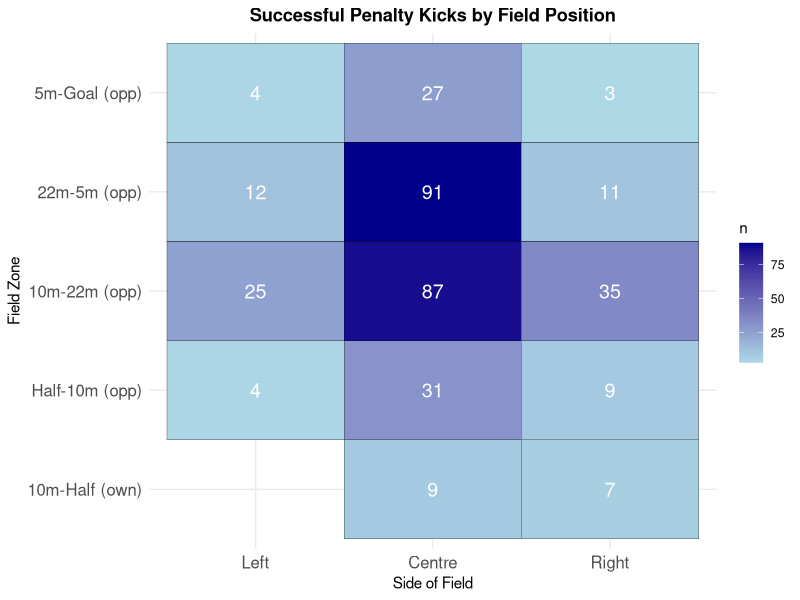
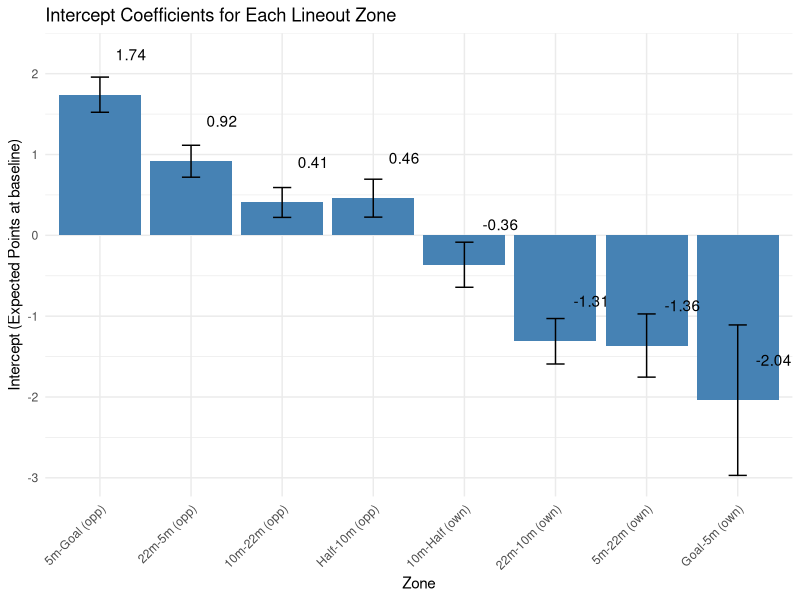
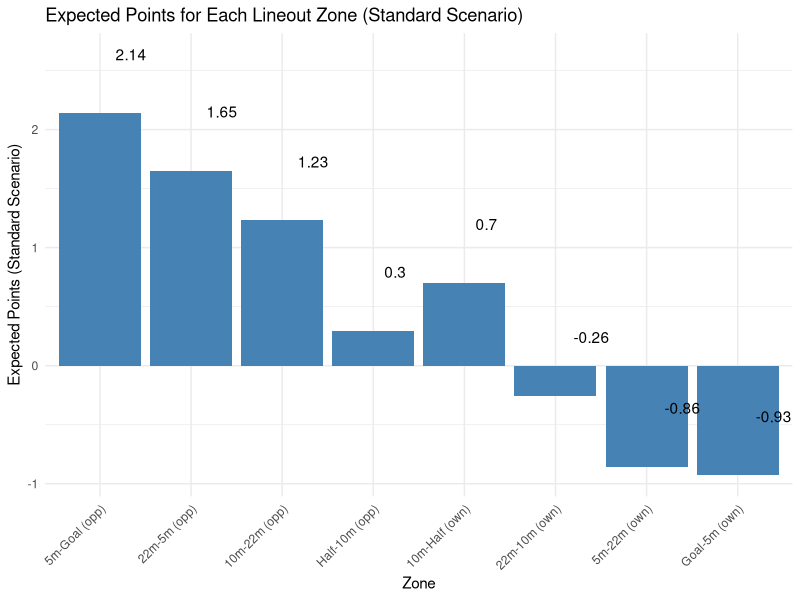

Generate these figures, in order, with R: (Note: this script raises an error after producing the figures.)
##################
### REFERENCES ###
##################

# setwd("/Users/kennywatts/Documents/GitHub/Rugby-Expected-Points/")

## Links to Article
# https://www.data-ruck.com/blog/predicting-kicks-outcome/
# https://journals.sagepub.com/doi/10.1177/22150218251365220

## Data Download Link
# https://zenodo.org/api/records/13851563/files-archive

# Goal Kicking Data
# https://www.sciencedirect.com/science/article/pii/S1440244014000255


################
### PACKAGES ###
################

# install.packages("patchwork")
library(patchwork)

# install.packages("stringr")
library(stringr)

# install.packages("tidyverse")
library(tidyverse)

# install.packages("dplyr")
library(dplyr)

#################
### DATA LOAD ###
#################

# run from project directory (or within .Rproj)
phase_data = read_csv("data/phase_2018-19.csv")
# preview data
head(phase_data)

########################
### DATA EXPLORATION ###
########################

# location where the phase began, determined determined by the metre lines dividing the pitch
unique(phase_data$Location)

# period between subsequent rucks
unique(phase_data$Phase)

# location on the pitch where the phase began, determined by the lineout lines dividing the pitch
unique(phase_data$Side)

# how did the play start?
unique(phase_data$Play_Start)

# upon scoring, the event was assigned to all phases since the previous scoring event
unique(phase_data$Outcome)

# points difference (I'm assuming for whoever has possession of the ball)
## oftentimes this is from perspective of the home team, but if it flips back and forth w/ possession then you're right
unique(phase_data$Points_Difference)

# phase data including cards

phase_data_cards <- phase_data

# remove instances when cards occur
phase_data <- phase_data %>%
  filter(
    Red_Cards_Own == 0,
    Red_Cards_Opp == 0,
    Yellow_Cards_Own == 0,
    Yellow_Cards_Opp == 0
  ) %>%
  select(-Red_Cards_Own, -Red_Cards_Opp, -Yellow_Cards_Own, -Yellow_Cards_Opp)

# get restarts
restarts <- phase_data %>%
  filter(Play_Start == "Restart Kick", Phase ==1)

# list of unique restart locations
unique(restarts$Location)

# successfulpenalty kicks and locations
successful_penalty_kicks <- phase_data %>%
  arrange(ID) %>% 
  mutate(
    prev_location = lag(Location),          # previous play location
    prev_team = lag(Team_In_Poss),          # previous team in possession
    prev_side = lag(Side),                  # previous side
    score_change = Points_Difference - lag(Points_Difference),
    
    # flip certain "own" zones to "opp"
    prev_location = case_when(
      prev_location == "Goal-5m (own)"   ~ "5m-Goal (opp)",
      prev_location == "5m-22m (own)"    ~ "22m-5m (opp)",
      prev_location == "22m-10m (own)"   ~ "10m-22m (opp)",
      TRUE ~ prev_location
    )
  ) %>%
  # isolate for 3-point scores
  filter(
    abs(score_change) == 3
  ) %>%
  select(ID, Round, Home, Away, Location, prev_location, prev_team, prev_side, Points_Difference, Outcome)
# preview data
print(successful_penalty_kicks)


# mapping successful penalty kicks

zone_levels <- c("Goal-5m (own)", "5m-22m (own)", "22m-10m (own)", "10m-Half (own)",
                 "Half-10m (opp)", "10m-22m (opp)", "22m-5m (opp)", "5m-Goal (opp)")

successful_penalty_kicks <- successful_penalty_kicks %>%
  mutate(
    prev_location = factor(prev_location, levels = zone_levels),
    prev_side = factor(prev_side, levels = c("Left", "Centre", "Right"))
  )

field_counts <- successful_penalty_kicks %>%
  count(prev_location, prev_side)

p1 <- ggplot(field_counts, aes(x = prev_side, y = prev_location, fill = n)) +
  geom_tile(color = "black") +
  geom_text(aes(label = n), color = "white", size = 5) +
  scale_fill_gradient(low = "lightblue", high = "darkblue") +
  labs(title = "Successful Penalty Kicks by Field Position",
       x = "Side of Field",
       y = "Field Zone") +
  theme_minimal() +
  theme(
    axis.text.x = element_text(size = 12),
    axis.text.y = element_text(size = 12),
    plot.title = element_text(hjust = 0.5, face = "bold")
  )

ggsave("plots/penalty_kicks_by_position.png", p1, width = 10, height = 8, dpi = 300)

# expected points of lineout in different locations

phase_data <- phase_data %>%
  mutate(
    # extract signed numbers inside parentheses: (+3), (-3), etc.
    points = str_extract(Outcome, "[-+]?\\d+") %>% as.numeric(),
    
    # handle cases with no number (e.g. "no score", turnovers)
    points = ifelse(is.na(points), 0, points)
  )

zones <- c(
  "5m-Goal (opp)",
  "22m-5m (opp)",
  "10m-22m (opp)",
  "Half-10m (opp)",
  "10m-Half (own)",
  "22m-10m (own)",
  "5m-22m (own)",
  "Goal-5m (own)"
)

lineouts_clean <- phase_data %>%
  filter(
    Play_Start == "Lineout",
    Location %in% zones,
    Phase == 1
  ) %>%
  arrange(Round, Home, Away, Team_In_Poss, desc(Seconds_Remaining))

expected_points_by_zone <- lineouts_clean %>%
  group_by(Location) %>%
  summarise(
    n_phases = n(),
    avg_points = mean(points, na.rm = TRUE),
    total_points = sum(points, na.rm = TRUE),
    .groups = "drop"
)

print(expected_points_by_zone)

#####
# Expected points using linear regression
#####

last_play <- phase_data_cards %>%
  group_by(Round, Home, Away) %>%
  filter(ID == max(ID)) %>%
  ungroup() %>%
  mutate(
    last_play_points = str_extract(Outcome, "[-+]?\\d+") %>% as.numeric(),
    last_play_points = ifelse(is.na(last_play_points), 0, last_play_points),
    
    Score_Change = last_play_points,
    
    Final_Points_Difference = Points_Difference + Score_Change,
    Final_Points_Diff_Home = if_else(Team_In_Poss == "Home",
                                     Final_Points_Difference,
                                     -Final_Points_Difference)
)

# making win percentage column

matches <- last_play %>%
  select(Round, Home, Away, Final_Points_Diff_Home) %>%
  distinct()

team_games <- matches %>%
  pivot_longer(cols = c(Home, Away),
               names_to = "Side",
               values_to = "Team") %>%
  mutate(
    Win = case_when(
      Side == "Home" & Final_Points_Diff_Home > 0 ~ 1,
      Side == "Home" & Final_Points_Diff_Home <= 0 ~ 0,
      Side == "Away" & Final_Points_Diff_Home < 0 ~ 1,
      Side == "Away" & Final_Points_Diff_Home >= 0 ~ 0
    ),
    Round = as.numeric(Round)
  ) %>%
  arrange(Team, Round)

team_games <- team_games %>%
  group_by(Team) %>%
  arrange(Round) %>%
  mutate(
    Games_Played = lag(row_number(), default = 0),
    Wins_Before = lag(cumsum(Win), default = 0),
    WinPct_Before = if_else(Games_Played == 0, 0.5, Wins_Before / Games_Played)
  ) %>%
  ungroup()

phase_data_cards <- phase_data_cards %>%
  mutate(
    Team_for_join = case_when(
      Team_In_Poss == "Home" ~ Home,
      Team_In_Poss == "Away" ~ Away
    )
  )

phase_data_cards <- phase_data_cards %>%
  left_join(
    team_games %>% select(Team, Round, WinPct_Before),
    by = c("Team_for_join" = "Team", "Round" = "Round")
  )

regression_lineouts <- phase_data_cards %>%
  filter(
    Play_Start == "Lineout",
    Location %in% zones,
    Phase == 1
  )

# Home and away column

regression_lineouts <- regression_lineouts %>%
  mutate(
    Home_Attack = if_else(Team_In_Poss == "Home", 1, 0)
  )

regression_lineouts <- regression_lineouts %>%
  mutate(
    Opponent = if_else(Team_In_Poss == "Home", Away, Home)
  ) %>%
  left_join(
    team_games %>% select(Team, Round, WinPct_Before) %>%
      rename(Opponent = Team,
             Opponent_WinPct = WinPct_Before),
    by = c("Opponent", "Round")
  )

# Win percent differential

regression_lineouts <- regression_lineouts %>%
  mutate(
    WinPct_Diff = WinPct_Before - Opponent_WinPct
  )

# Card differential

regression_lineouts <- regression_lineouts %>%
  mutate(
    Card_Diff = (Yellow_Cards_Opp + Red_Cards_Opp) - (Yellow_Cards_Own + Red_Cards_Own)
  )

# Seconds remaining in half

regression_lineouts <- regression_lineouts %>%
  mutate(
    Seconds_Remaining_Half = if_else(
      Seconds_Remaining > 2400,             # first half
      Seconds_Remaining - 2400,             # seconds remaining in first half
      Seconds_Remaining                     # second half: already less than 2400
    )
  )

regression_lineouts <- regression_lineouts %>%
  mutate(
    Less_Than_2_Min = if_else(Seconds_Remaining_Half < 120, 1, 0)
  )

regression_lineouts <- regression_lineouts %>%
  mutate(
  points = str_extract(Outcome, "[-+]?\\d+") %>% as.numeric(),
  points = ifelse(is.na(points), 0, points))

# Weighting lineouts in consecutive possessions with same outcome

regression_lineouts <- regression_lineouts %>%
  arrange(Round, Home, Away, ID) %>%
  group_by(Round, Home, Away) %>%
  mutate(
    run_id = cumsum(c(TRUE, diff(Points_Difference) != 0 | Outcome[-1] != Outcome[-n()])),
    n_same = ave(run_id, run_id, FUN = length),          # count observations in each run
    weighted_points = points / n_same                   # divide points by number in run
  ) %>%
  ungroup()

lineouts_by_zone <- split(regression_lineouts, regression_lineouts$Location)

zone_regressions <- list()

for (zone_name in names(lineouts_by_zone)) {
  df <- lineouts_by_zone[[zone_name]]
  
  lm_zone <- lm(weighted_points ~ Less_Than_2_Min + Home_Attack + WinPct_Diff + Card_Diff, data = df)
  
  zone_regressions[[zone_name]] <- lm_zone
}

# Expected points for each zone using regression

library(broom)

zone_coefficients <- lapply(names(zone_regressions), function(zone) {
  broom::tidy(zone_regressions[[zone]]) %>%
    mutate(Location = zone)
}) %>%
  bind_rows()

zones_order <- c(
  "5m-Goal (opp)",
  "22m-5m (opp)",
  "10m-22m (opp)",
  "Half-10m (opp)",
  "10m-Half (own)",
  "22m-10m (own)",
  "5m-22m (own)",
  "Goal-5m (own)"
)

intercepts <- zone_coefficients %>%
  filter(term == "(Intercept)")

intercepts <- intercepts %>%
  mutate(Location = factor(Location, levels = zones_order))

reg_plot <- ggplot(intercepts, aes(x = Location, y = estimate)) +
  geom_col(fill = "steelblue") +
  geom_errorbar(aes(ymin = estimate - std.error, ymax = estimate + std.error), width = 0.2) +
  geom_text(aes(label = round(estimate, 2)),
            nudge_y = 0.5,   # move labels slightly above the bars
            hjust = -0.5) +   # center horizontally
  labs(
    x = "Zone",
    y = "Intercept (Expected Points at baseline)",
    title = "Intercept Coefficients for Each Lineout Zone"
  ) +
  theme_minimal() +
  theme(axis.text.x = element_text(angle = 45, hjust = 1))

ggsave("plots/reg_plot.png", reg_plot, width = 10, height = 6, dpi = 300)

# Standard Scenario Plot

Less_Than_2_Min_val <- 0
Home_Attack_val <- 1
WinPct_Diff_val <- 0
Card_Diff_val <- 0

zone_coeff_summary <- zone_coefficients %>%
  select(Location, term, estimate) %>%
  pivot_wider(names_from = term, values_from = estimate, values_fn = mean)

EP_standard <- zone_coeff_summary %>%
  mutate(
    EP_standard = `(Intercept)` +
      Less_Than_2_Min * Less_Than_2_Min_val +
      Home_Attack * Home_Attack_val +
      WinPct_Diff * WinPct_Diff_val +
      Card_Diff * Card_Diff_val
  ) %>%
  select(Location, EP_standard) %>%
  pivot_longer(
    cols = EP_standard,
    names_to = "Condition",
    values_to = "Expected_Points"
  ) %>%
  mutate(Location = factor(Location, levels = zones_order))

reg_plot_standard <- ggplot(EP_standard, aes(x = Location, y = Expected_Points)) +
  geom_col(fill = "steelblue") +
  geom_text(aes(label = round(Expected_Points, 2)),
            nudge_y = 0.5, 
            hjust = -0.5) +
  labs(
    x = "Zone",
    y = "Expected Points (Standard Scenario)",
    title = "Expected Points for Each Lineout Zone (Standard Scenario)"
  ) +
  theme_minimal() +
  theme(axis.text.x = element_text(angle = 45, hjust = 1))

ggsave("plots/standard_coef_reg_plot.png", reg_plot_standard, width = 10, height = 6, dpi = 300)

# Expected Points of Lineout All Areas of the pitch

expected_points_by_zone <- lineouts_weighted %>%
  group_by(Location) %>%
  summarise(
    n_phases = n(),
    avg_points = mean(weighted_points, na.rm = TRUE),
    total_points = sum(weighted_points, na.rm = TRUE),
    .groups = "drop"
  ) %>%
  mutate(Location = factor(Location, levels = zones_order)) %>%
  arrange(Location)

expected_points_regression <- EP_standard %>%
  arrange(factor(Location, levels = zones_order)) %>%
  select(Location, Expected_Points) %>%
  mutate(Location = factor(Location, levels = zones_order))

# Print Table
print(expected_points_by_zone)

# Plot of Meteres vs Expected Points of Lineout

field_lines <- c(5, 22, 40, 50, 60, 78, 95)
line_names <- c("5m (opp)", "22m (opp)", "10m (opp)", "Half", "10m (own)", "22m (own)", "5m (own)")
zone_meters <- c(2.5, 13.5, 31, 45, 55, 69, 86.5, 97.5)

expected_points_by_zone$Location <- factor(expected_points_by_zone$Location, levels = zones_order)
expected_points_by_zone$meter_x <- zone_meters[match(as.character(expected_points_by_zone$Location), zones_order)]

expected_points_regression$Location <- factor(expected_points_regression$Location, levels = zones_order)
expected_points_regression$meter_x <- zone_meters[match(as.character(expected_points_regression$Location), zones_order)]

# Computing Quadratic Minimum

quad_fit_tmp <- lm(avg_points ~ poly(meter_x, 2), data = expected_points_by_zone)
quad_fit_reg <- lm(Expected_Points ~ poly(meter_x, 2), data = expected_points_regression)


grid_x <- seq(min(expected_points_by_zone$meter_x, na.rm = TRUE),
              max(expected_points_by_zone$meter_x, na.rm = TRUE),
              length.out = 2000)

pred_tmp <- predict(quad_fit_tmp, newdata = data.frame(meter_x = grid_x))
pred_reg <- predict(quad_fit_reg, newdata = data.frame(meter_x = grid_x))

cap_x <- grid_x[which.min(pred_tmp)]
cap_x_reg <- grid_x[which.min(pred_reg)]

lineout_plot <- ggplot(expected_points_by_zone, aes(x = meter_x, y = avg_points)) +
  geom_point(size = 2) +
  geom_text(aes(label = round(avg_points, 2)), vjust = -1.2, size = 3, check_overlap = TRUE) +
  geom_smooth(method = "lm", formula = y ~ poly(pmin(x,  cap_x), 2), se = FALSE, linewidth = 0.8) +
  scale_x_continuous(
    breaks = field_lines,
    labels = line_names,
    expand = expansion(add = c(3, 3)),
    limits = c(0, 100)  # ensures full field range
  ) +
  labs(
    title = "Average Points by Lineout Location (Quadratic Fit, Increasing Distance from Opposition Goal Line)",
    x = "Field Position (meters)",
    y = "Average Expected Points"
  ) +
  theme_minimal(base_size = 12) +
  theme(
    axis.text.x = element_text(angle = 45, hjust = 1),
    axis.title.x = element_text(margin = ggplot2::margin(t = unit(8, "pt")))
  )

ggsave("plots/lineout_plot.png", lineout_plot, width = 10, height = 6, dpi = 300)

df <- tibble::tibble(
  y_mid = c(31, 13.5, 2.5, 45),
  avg_points = c(1.36, 2.4, 4.17, 0.66)
)

p2 <- ggplot(df, aes(x = y_mid, y = avg_points)) +
  geom_point(size = 3, color = "red") +
  geom_line(group = 1, color = "blue") +
  labs(
    title = "Average Expected Points by Zone",
    x = "Distance from goal line (m, zone midpoint)",
    y = "Average Points"
  ) +
  theme_minimal()

ggsave("plots/expected_points_by_zone.png", p2, width = 10, height = 6, dpi = 300)

# Regression quad plot

lineout_plot_reg <- ggplot(expected_points_regression, aes(x = meter_x, y = Expected_Points)) +
  geom_point(size = 2) +
  geom_text(aes(label = round(Expected_Points, 2)), vjust = -1.2, size = 3, check_overlap = TRUE) +
  geom_smooth(method = "lm", formula = y ~ poly(pmin(x,  cap_x_reg), 2), se = FALSE, linewidth = 0.8) +
  scale_x_continuous(
    breaks = field_lines,
    labels = line_names,
    expand = expansion(add = c(3, 3)),
    limits = c(0, 100)  # ensures full field range
  ) +
  labs(
    title = "Average Points by Lineout Location",
    x = "Field Position (meters)",
    y = "Average Expected Points"
  ) +
  theme_minimal(base_size = 12) +
  theme(
    axis.text.x = element_text(angle = 45, hjust = 1),
    axis.title.x = element_text(margin = ggplot2::margin(t = unit(8, "pt")))
  )

ggsave("plots/lineout_plot_reg.png", lineout_plot_reg, width = 10, height = 6, dpi = 300)

df_reg <- tibble::tibble(
  y_mid = c(31, 13.5, 2.5, 45),
  estimate = c(1.36, 2.4, 4.17, 0.66)
)

p2_reg <- ggplot(df_reg, aes(x = y_mid, y = estimate)) +
  geom_point(size = 3, color = "red") +
  geom_line(group = 1, color = "blue") +
  labs(
    title = "Average Expected Points by Zone",
    x = "Distance from goal line (m, zone midpoint)",
    y = "Average Points"
  ) +
  theme_minimal()

ggsave("plots/expected_points_regression.png", p2_reg, width = 10, height = 6, dpi = 300)

# coefficients from logistic regression (REPLICATE THIS)
beta_angle <- 0.45
beta_distance <- -0.022
intercept <- -1.78

x_vals <- seq(-35, 35, by = 1)
y_vals <- seq(5, 65, by = 1)
grid <- expand.grid(x = x_vals, y = y_vals)

# SET THIS AS DEFAULT VALUE, CORRECT IF NOT SO
post_half_width <- 2.81

# logistic function
logit_prob <- function(angle, distance) {
  1 / (1 + exp(-(beta_angle * angle + beta_distance * distance + intercept)))
}

compute_expected_points <- function(x, y, post_half_width = 2.81) {
  # positions of the posts along the x-axis
  left_post_x  <- -post_half_width
  right_post_x <-  post_half_width
  
  # distances to the posts from kicker at (x, y)
  angle_left  <- atan2(x + left_post_x, y)
  angle_right <- atan2(x - right_post_x, y)
  
  # angular width of target
  angle <- angle_right - angle_left
  
  # logistic probability
  distance <- sqrt(x^2 + y^2)
  prob_raw <- logit_prob(angle, distance)
  
  prob_raw
}

grid <- grid %>%
  mutate(
    prob_raw_pos = compute_expected_points(x, y),
    prob_raw_neg = compute_expected_points(-x, y),  # mirror kicker position
    prob_raw_max = pmax(prob_raw_pos, prob_raw_neg)
  ) %>%
  mutate(
    prob = prob_raw_max / max(prob_raw_max),
    expected_points = prob * 3 + (1-prob)*0.74    # 0.74 obtained from expected points following a 22 meter drop out
  )


# plot symmetric heatmap
thresholds <- c(0.8, 0.6, 0.4, 0.2)

p3 <- ggplot(grid, aes(x = x, y = y, fill = prob)) +
  geom_tile() +
  geom_contour(aes(z = prob),
               breaks = thresholds,
               color = "white",
               linewidth = 0.8,
               linetype = "dashed") +
  scale_fill_viridis_c(option = "magma", name = "Expected Prob") +
  coord_fixed() +
  labs(
    title = "Expected Probability of Kick Success (Symmetric)",
    x = "Lateral position (m)",
    y = "Distance from goal line (m)"
  ) +
  theme_minimal()

ggsave("plots/kick_success_probability.png", p3, width = 12, height = 10, dpi = 300)

p4 <- ggplot(grid, aes(x = x, y = y, fill = expected_points)) +
  geom_tile() +
  scale_fill_viridis_c(option = "magma", name = "Expected Points") +
  coord_fixed() +
  labs(
    title = "Expected Points of Kick Success (Symmetric)",
    x = "Lateral position (m)",
    y = "Distance from goal line (m)"
  ) +
  theme_minimal()

ggsave("plots/expected_points_heatmap.png", p4, width = 12, height = 10, dpi = 300)



# Expected Points after Penalty miss (drop kick from opposition 22m)

all_restarts <- restarts

head(all_restarts)
table(all_restarts$Location)

# Need to Remove All Restarts After Tries and Penalties

restarts_not_after_score <- phase_data %>%
  mutate(
    prev_ID = lag(ID),
    prev_Points = lag(Points_Difference),
    prev_Play = lag(Play_Start),
    prev_Team_In_Poss = lag(Team_In_Poss)
  ) %>%
  filter(
    Phase == 1,
    Play_Start == "Restart Kick",
    !is.na(prev_ID),
    abs(Points_Difference - prev_Points) == 0,
    Seconds_Remaining < 4795,
    !between(Seconds_Remaining, 2390, 2400)
  )



head(restarts_not_after_score)
table(restarts_not_after_score$Location)


# Filtering out unreasonable locations

avg_points_by_location_restarts <- restarts_not_after_score %>%
  group_by(Location) %>%
  summarise(
    n = n(),
    avg_expected_points = mean(points, na.rm = TRUE)
  ) %>%
  arrange(desc(avg_expected_points))

avg_points_by_location_restarts <- avg_points_by_location_restarts %>% 
  dplyr::slice(1:5)

print(avg_points_by_location_restarts)

overall_avg_points_restarts <- weighted.mean(
  avg_points_by_location_restarts$avg_expected_points,
  avg_points_by_location_restarts$n
)


y_dense <- seq(min(expected_points_by_zone$meter_x),
               max(expected_points_by_zone$meter_x), length.out = 500)
y_dense_reg <- seq(min(expected_points_regression$meter_x),
               max(expected_points_regression$meter_x), length.out = 500)

fitted_dense <- predict(quad_fit_tmp, newdata = data.frame(meter_x = y_dense))
fitted_dense_reg <- predict(quad_fit_reg, newdata = data.frame(meter_x = y_dense_reg))

p5 <- ggplot() +
  geom_point(data = expected_points_by_zone, aes(x = meter_x, y = avg_points), color = "blue") +
  geom_line(aes(x = y_dense, y = fitted_dense), color = "red", linewidth = 1) +
  labs(title = "Quadratic Fit to Average Points by Zone",
       x = "meter_x",
       y = "Average Points") +
  theme_minimal()

ggsave("plots/quadratic_fit.png", p5, width = 10, height = 6, dpi = 300)

p5_reg <- ggplot() +
  geom_point(data = expected_points_regression, aes(x = meter_x, y = Expected_Points), color = "blue") +
  geom_line(aes(x = y_dense_reg, y = fitted_dense_reg), color = "red", linewidth = 1) +
  labs(title = "Quadratic Fit to Average Points by Zone",
       x = "meter_x",
       y = "Average Points") +
  theme_minimal()

ggsave("plots/quadratic_fit_reg.png", p5, width = 10, height = 6, dpi = 300)

interpolate_quad <- function(x) {
  predict(quad_fit_tmp, newdata = data.frame(meter_x = x))
}

interpolate_quad_reg <- function(x) {
  predict(quad_fit_reg, newdata = data.frame(meter_x = x))
}

grid <- grid %>%
  mutate(
    avg_points_interp = interpolate_quad(y),
    point_diff = expected_points - avg_points_interp
  )

grid_reg <- grid %>%
  mutate(
    avg_points_interp = interpolate_quad_reg(y),
    point_diff = expected_points - avg_points_interp
  )

# graph of if the lineout takes place at the same distance from goal as kick
p6 <- ggplot(grid, aes(x = x, y = y, fill = point_diff)) +
  geom_tile() +
  scale_fill_gradient2(
    low = "#457B9D",    # darker blue for negative
    mid = "white",       # zero
    high = "#E76F51",   # darker orange/red for positive
    midpoint = 0,
    name = "Kick vs Lineout"
  ) +
  coord_fixed() +
  labs(
    title = "Expected Points Difference: Kick vs Lineout",
    x = "Lateral position (m)",
    y = "Distance from goal line (m)"
  ) +
  theme_minimal()

ggsave("plots/kick_vs_lineout_comparison.png", p6, width = 12, height = 10, dpi = 300)


p6_reg <- ggplot(grid_reg, aes(x = x, y = y, fill = point_diff)) +
  geom_tile() +
  scale_fill_gradient2(
    low = "#457B9D",    # darker blue for negative
    mid = "white",       # zero
    high = "#E76F51",   # darker orange/red for positive
    midpoint = 0,
    name = "Kick vs Lineout"
  ) +
  coord_fixed() +
  labs(
    title = "Expected Points Difference (Regression): Kick vs Lineout",
    x = "Lateral position (m)",
    y = "Distance from goal line (m)"
  ) +
  theme_minimal()

ggsave("plots/kick_vs_lineout_comparison_reg.png", p6_reg, width = 12, height = 10, dpi = 300)

# with a y shift

y_shifts <- c(0, -5, -10, -15, -20, -25)

plots <- lapply(y_shifts, function(shift) {
  
  grid_shifted <- grid %>%
    mutate(
      avg_points_interp = pmin(interpolate_quad(y + shift), 4.17),
      point_diff = expected_points - avg_points_interp
    )
  
  p <- ggplot(grid_shifted, aes(x = x, y = y, fill = point_diff)) +
    geom_tile() +
    scale_fill_gradient2(
      low = "#457B9D",    # darker blue for negative
      mid = "white",       # zero
      high = "#E76F51",   # darker orange/red for positive
      midpoint = 0,
      name = "Kick vs Lineout"
    ) +
    coord_fixed() +
    labs(
      title = paste("Expected Points Difference: Kick vs Lineout (Lineout", shift, "m)"),
      x = "Lateral position (m)",
      y = "Distance from goal line (m)"
    ) +
    theme_minimal()
  
  # Save each plot
  filename <- paste0("plots/kick_vs_lineout_shift_", abs(shift), "m.png")
  ggsave(filename, p, width = 12, height = 10, dpi = 300)
  
  p
})

plots_reg <- lapply(y_shifts, function(shift) {
  
  grid_shifted_reg <- grid_reg %>%
    mutate(
      avg_points_interp = pmin(interpolate_quad_reg(y + shift), 4.96),
      point_diff = expected_points - avg_points_interp
    )
  
  p_reg <- ggplot(grid_shifted_reg, aes(x = x, y = y, fill = point_diff)) +
    geom_tile() +
    scale_fill_gradient2(
      low = "#457B9D",    # darker blue for negative
      mid = "white",       # zero
      high = "#E76F51",   # darker orange/red for positive
      midpoint = 0,
      name = "Kick vs Lineout"
    ) +
    coord_fixed() +
    labs(
      title = paste("Expected Points Difference (Regression): Kick vs Lineout (Lineout", shift, "m)"),
      x = "Lateral position (m)",
      y = "Distance from goal line (m)"
    ) +
    theme_minimal()
  
  # Save each plot
  filename <- paste0("plots/kick_vs_lineout_reg_shift_", abs(shift), "m.png")
  ggsave(filename, p_reg, width = 12, height = 10, dpi = 300)
  
  p_reg
})

# Specific y shift and decision marker

y_shift <- -20

marker_x <- 19
marker_y <- 40

grid_shifted <- grid %>%
  mutate(
    avg_points_interp = pmin(interpolate_quad(y + y_shift), 4.17),
    point_diff = expected_points - avg_points_interp
  )

grid_shifted_reg <- grid %>%
  mutate(
    avg_points_interp = pmin(interpolate_quad_reg(y + y_shift), 4.96),
    point_diff = expected_points - avg_points_interp
  )

decision_marker <- ggplot(grid_shifted, aes(x = x, y = y, fill = point_diff)) +
  geom_tile() +
  scale_fill_gradient2(
    low = "#457B9D",    # darker blue for negative
    mid = "white",       # zero
    high = "#E76F51",   # darker orange/red for positive
    midpoint = 0,
    name = "Kick vs Lineout"
  ) +
  coord_fixed() +
  labs(
    title = paste("Expected Points Difference: Kick vs Lineout (Lineout", y_shift, "m)"),
    x = "Lateral position (m)",
    y = "Distance from goal line (m)"
  ) +
  theme_minimal() +
  # Add your marker
  geom_point(aes(x = marker_x, y = marker_y), color = "black", size = 4, shape = 4, stroke = 1.2)

ggsave("plots/kick_vs_lineout_shift_15m_marker.png", decision_marker, width = 12, height = 10, dpi = 300)

decision_marker

decision_marker_reg <- ggplot(grid_shifted_reg, aes(x = x, y = y, fill = point_diff)) +
  geom_tile() +
  scale_fill_gradient2(
    low = "#457B9D",    # darker blue for negative
    mid = "white",       # zero
    high = "#E76F51",   # darker orange/red for positive
    midpoint = 0,
    name = "Kick vs Lineout"
  ) +
  coord_fixed() +
  labs(
    title = paste("Expected Points Difference (Regression): Kick vs Lineout (Lineout", y_shift, "m)"),
    x = "Lateral position (m)",
    y = "Distance from goal line (m)"
  ) +
  theme_minimal() +
  # Add your marker
  geom_point(aes(x = marker_x, y = marker_y), color = "black", size = 4, shape = 4, stroke = 1.2)

ggsave("plots/kick_vs_lineout_shift_15m_marker_reg.png", decision_marker_reg, width = 12, height = 10, dpi = 300)

decision_marker_reg

marker_value <- grid_shifted %>%
  filter(x == marker_x, y == marker_y) %>%
  select(expected_points, avg_points_interp, point_diff)

marker_value <- marker_value %>%
  mutate(
    expected_points = round(expected_points, 2),
    avg_points_interp = round(avg_points_interp, 2),
    point_diff = round(point_diff, 2)
  )

marker_value

marker_value_reg <- grid_shifted_reg %>%
  filter(x == marker_x, y == marker_y) %>%
  select(expected_points, avg_points_interp, point_diff)

marker_value_reg <- marker_value_reg %>%
  mutate(
    expected_points = round(expected_points, 2),
    avg_points_interp = round(avg_points_interp, 2),
    point_diff = round(point_diff, 2)
  )

marker_value_reg


# Graphing Decision Boundary

marker_x <- 19
marker_y <- 40

y_shifts <- seq(0, -35, by = -1)

shift_results <- lapply(y_shifts, function(shift) {
  grid_shifted <- grid %>%
    mutate(
      avg_points_interp = pmin(interpolate_quad(y + shift), 4.17),
      point_diff = expected_points - avg_points_interp
    )
  
  marker_val <- grid_shifted %>%
    mutate(dist = sqrt((x - marker_x)^2 + (y - marker_y)^2)) %>%
    slice_min(dist, n = 1) %>%
    select(expected_points, avg_points_interp)
  
  tibble(
    y_shift = shift,
    kick_EP = marker_val$expected_points,
    lineout_EP = marker_val$avg_points_interp
  )
}) %>%
  bind_rows()

shift_results_reg <- lapply(y_shifts, function(shift) {
  grid_shifted_reg <- grid_reg %>%
    mutate(
      avg_points_interp = pmin(interpolate_quad_reg(y + shift), 4.17),
      point_diff = expected_points - avg_points_interp
    )
  
  marker_val_reg <- grid_shifted_reg %>%
    mutate(dist = sqrt((x - marker_x)^2 + (y - marker_y)^2)) %>%
    slice_min(dist, n = 1) %>%
    select(expected_points, avg_points_interp)
  
  tibble(
    y_shift = shift,
    kick_EP = marker_val_reg$expected_points,
    lineout_EP = marker_val_reg$avg_points_interp
  )
}) %>%
  bind_rows()

shift_results_long <- shift_results %>%
  mutate(y_shift_plot = abs(y_shift)) %>%
  pivot_longer(
    cols = c(kick_EP, lineout_EP),
    names_to = "Option",
    values_to = "Expected_Points"
  )

shift_results_long_reg <- shift_results_reg %>%
  mutate(y_shift_plot = abs(y_shift)) %>%
  pivot_longer(
    cols = c(kick_EP, lineout_EP),
    names_to = "Option",
    values_to = "Expected_Points"
  )

f <- function(shift) interpolate_quad(marker_y + shift) - shift_results$kick_EP[1]

zero_shift <- -uniroot(f, c(-50, 0))$root

zero_shift

f_reg <- function(shift) interpolate_quad_reg(marker_y + shift) - shift_results_reg$kick_EP[1]

zero_shift_reg <- -uniroot(f_reg, c(-50, 0))$root

zero_shift_reg


delta_intercept <- ggplot(shift_results_long, aes(x = y_shift_plot, y = Expected_Points, color = Option)) +
  geom_line(size = 1.2) +
  geom_point(size = 2) +
  geom_vline(xintercept = abs(zero_shift), linetype = "dashed", color = "black") +
  annotate(
    "text",
    x = abs(zero_shift) + 1,  # shift label slightly right (adjust as needed)
    y = max(shift_results_long$Expected_Points),
    label = sprintf("Intercept = %.2f m", abs(zero_shift)),
    vjust = -0.5,
    hjust = 0
  ) +
  theme_minimal() +
  labs(
    title = paste("Expected Points vs Lineout Shift at (", marker_x, ",", marker_y, ")"),
    x = "Yards Gained for Lineout (m)",
    y = "Expected Points",
    color = "Option"
  )

ggsave("plots/delta_intercept_graph.png", delta_intercept, width = 12, height = 10, dpi = 300)


delta_intercept_reg <- ggplot(shift_results_long_reg, aes(x = y_shift_plot, y = Expected_Points, color = Option)) +
  geom_line(size = 1.2) +
  geom_point(size = 2) +
  geom_vline(xintercept = abs(zero_shift_reg), linetype = "dashed", color = "black") +
  annotate(
    "text",
    x = abs(zero_shift_reg) + 1,  # shift label slightly right (adjust as needed)
    y = max(shift_results_long_reg$Expected_Points),
    label = sprintf("Intercept = %.2f m", abs(zero_shift_reg)),
    vjust = -0.5,
    hjust = 0
  ) +
  theme_minimal() +
  labs(
    title = paste("Expected Points vs Lineout Shift at (", marker_x, ",", marker_y, ")"),
    x = "Yards Gained for Lineout (m)",
    y = "Expected Points",
    color = "Option"
  )

ggsave("plots/delta_intercept_graph_reg.png", delta_intercept_reg, width = 12, height = 10, dpi = 300)


# Shifting Variables in Regression Equation

# Set scenario values
Less_Than_2_Min_Coef <- 0
Home_Attack_Coef <- 1
WinPct_Diff_Coef <- 0

EP_given_card <- zone_coefficients %>%
  select(Location, term, estimate) %>%
  pivot_wider(
    names_from = term,
    values_from = estimate
  ) %>%
  mutate(
    EP_no_card = `(Intercept)` +
      Less_Than_2_Min * Less_Than_2_Min_Coef +
      Home_Attack * Home_Attack_Coef +
      WinPct_Diff * WinPct_Diff_Coef,
    EP_card    = EP_no_card + Card_Diff
  )

EP_given_card

EP_long <- EP_given_card %>%
  select(Location, EP_no_card, EP_card) %>%
  pivot_longer(
    cols = c(EP_no_card, EP_card),
    names_to = "Condition",
    values_to = "Expected_Points"
  ) %>%
  mutate(
    Location = factor(Location, levels = zones_order)
  )

yellow_card_plot <- ggplot(EP_long, aes(x = Location, y = Expected_Points, color = Condition)) +
  geom_point(size = 2) +
  geom_text(aes(label = round(Expected_Points, 2)), 
            vjust = -1, nudge_x = 0.4, size = 3, check_overlap = TRUE) +
  labs(
    title = "Expected Points by Zone With and Without Yellow Card",
    x = "Zone",
    y = "Expected Points",
    color = "Condition"
  ) +
  theme_minimal(base_size = 12) +
  theme(
    axis.text.x = element_text(angle = 45, hjust = 1)
  )

ggsave("plots/yellow_card_plot.png", yellow_card_plot, width = 12, height = 10, dpi = 300)


# Changing win percentage

Less_Than_2_Min_Coef <- 0
Home_Attack_Coef <- 1
Card_Diff_val <- 0
WinPct_Diff_vals <- c(-0.25, -0.125, 0, 0.125, 0.25)

EP_scenarios <- expand.grid(
  Location = unique(zone_coefficients$Location),
  WinPct_Diff_val = WinPct_Diff_vals
) %>%
  left_join(
    zone_coefficients %>%
      select(Location, term, estimate) %>%
      pivot_wider(names_from = term, values_from = estimate),
    by = "Location"
  ) %>%
  mutate(
    EP_no_card = `(Intercept)` +
      Less_Than_2_Min * Less_Than_2_Min_Coef +
      Home_Attack * Home_Attack_Coef +
      WinPct_Diff * WinPct_Diff_val +
      Card_Diff * Card_Diff_val
  ) %>%
  select(Location, WinPct_Diff_val, EP_no_card) %>%
  mutate(Location = factor(Location, levels = zones_order))

win_percent_plot <- ggplot(EP_scenarios, aes(x = Location, y = EP_no_card, color = as.factor(WinPct_Diff_val), group = WinPct_Diff_val)) +
  geom_point(size = 2) +
  geom_line() +
  geom_text(aes(label = round(EP_no_card, 2)), 
            vjust = -1, size = 3, check_overlap = FALSE,
            position = position_dodge(width = 0.5)) +
  labs(
    title = "Expected Points by Zone Without Yellow Card\nfor Different Win Percentage Differences",
    x = "Zone",
    y = "Expected Points",
    color = "Win % Diff"
  ) +
  theme_minimal(base_size = 12) +
  theme(axis.text.x = element_text(angle = 45, hjust = 1))

ggsave("plots/win_percent_plot.png", win_percent_plot, width = 12, height = 10, dpi = 300)

# Standard Scenario


# Scenario values
Less_Than_2_Min_val <- 0
Home_Attack_val <- 1
WinPct_Diff_val <- 0
Card_Diff_val <- 0

# Reshape to wide so each term and its std.error is a column
EP_standard <- zone_coefficients %>%
  pivot_wider(
    id_cols = Location,
    names_from = term,
    values_from = c(estimate, std.error),
    names_glue = "{term}_{.value}"
  ) %>%
  mutate(
    EP_standard = `(Intercept)_estimate` +
      Less_Than_2_Min_estimate * Less_Than_2_Min_val +
      Home_Attack_estimate * Home_Attack_val +
      WinPct_Diff_estimate * WinPct_Diff_val +
      Card_Diff_estimate * Card_Diff_val,
    SE_EP_standard = sqrt(
      `(Intercept)_std.error`^2 +
        (Less_Than_2_Min_val^2) * (Less_Than_2_Min_std.error^2) +
        (Home_Attack_val^2) * (Home_Attack_std.error^2) +
        (WinPct_Diff_val^2) * (WinPct_Diff_std.error^2) +
        (Card_Diff_val^2) * (Card_Diff_std.error^2)
    )
  ) %>%
  mutate(Location = factor(Location, levels = zones_order))

zones_to_plot <- zones_order[1:6]

EP_standard_subset <- EP_standard %>%
  filter(Location %in% zones_to_plot) %>%
  mutate(Location = factor(Location, levels = zones_to_plot))

reg_plot_standard <- ggplot(EP_standard_subset, aes(x = Location, y = EP_standard)) +
  geom_col(fill = "steelblue") +
  geom_errorbar(aes(ymin = EP_standard - SE_EP_standard, 
                    ymax = EP_standard + SE_EP_standard),
                width = 0.2) +
  geom_text(aes(label = round(EP_standard, 2)),
            nudge_y = 0.5, 
            hjust = -0.5) +
  labs(
    x = "Zone",
    y = "Expected Points (Standard Scenario)",
    title = "Expected Points for Each Lineout Zone (Standard Scenario)"
  ) +
  theme_minimal() +
  theme(axis.text.x = element_text(angle = 45, hjust = 1))

ggsave("plots/reg_plot_standard.png", reg_plot_standard, width = 12, height = 10, dpi = 300)


# All Blacks vs South Africa Game #This is wrong

sep_game_data_csv = read_csv("data/All Blacks vs South Africa Game Sep 16th.csv")

sep_game_data_csv <- sep_game_data_csv %>%
  rename(
    x = `x location`,
    y = `y location`
  ) %>%
  mutate(
    x = x - 35,
    y = y
  )

intercept_fit <- lm(estimate ~ poly(zone_meters, 2), data = intercepts)

sep_game_data_csv <- sep_game_data_csv %>%
  mutate(
    predicted_intercept = predict(intercept_fit,
                                  newdata = data.frame(
                                    zone_meters = distance_from_try_after_shift
                                  ))
  )

coeffs_zone_wide <- zone_coefficients %>%
  select(term, estimate, Location) %>%
  pivot_wider(
    names_from = term,
    values_from = estimate
  )

match_with_coeffs <- sep_game_data_csv %>%
  left_join(coeffs_zone_wide, by = "Location")

match_with_coeffs <- match_with_coeffs %>%
  mutate(
    EP_lineout =
      predicted_intercept +
      Less_Than_2_Min * Less_Than_2_Min_val +
      Home_Attack * Home_Attack_val +
      WinPct_Diff * WinPct_Diff_val +
      Card_Diff * Card_Diff_val
  )

match_with_coeffs <- match_with_coeffs %>%
  left_join(
    grid %>% select(x, y, expected_points),
    by = c("x", "y")
  ) %>%
  rename(EP_kick = expected_points)

# Comparing optimal to actual decisions

match_with_coeffs <- match_with_coeffs %>%
  mutate(
    optimal_decision = if_else(EP_kick >= EP_lineout, "kick", "lineout"),
    
    EP_optimal = pmax(EP_kick, EP_lineout),
    
    EP_actual = if_else(Decision == "kick", EP_kick, EP_lineout),
    
    EP_lost = EP_optimal - EP_actual
  )

decision_table <- match_with_coeffs %>%
  select(Team, Decision, optimal_decision, EP_actual, EP_optimal, EP_lost)

decision_table

team_EP_lost <- match_with_coeffs %>%
  group_by(Team) %>%
  summarise(
    total_EP_lost = sum(EP_lost, na.rm = TRUE)
  )

team_EP_lost

# Final score ABs won 24-17


# Scenario Plot

Less_Than_2_Min_val <- 0
Home_Attack_val <- 1
WinPct_Diff_val <- 0
Card_Diff_val <- -1
shift <- -20

zone_coeff_summary <- zone_coefficients %>%
  select(Location, term, estimate) %>%
  pivot_wider(names_from = term, values_from = estimate, values_fn = mean)

EP_scenario <- zone_coeff_summary %>%
  mutate(
    EP_scenario = `(Intercept)` +
      Less_Than_2_Min * Less_Than_2_Min_val +
      Home_Attack * Home_Attack_val +
      WinPct_Diff * WinPct_Diff_val +
      Card_Diff * Card_Diff_val
  ) %>%
  select(Location, EP_scenario) %>%
  pivot_longer(
    cols = EP_scenario,
    names_to = "Condition",
    values_to = "Expected_Points"
  ) %>%
  mutate(Location = factor(Location, levels = zones_order))

expected_points_regression_scenario <- EP_scenario %>%
  arrange(factor(Location, levels = zones_order)) %>%
  select(Location, Expected_Points) %>%
  mutate(Location = factor(Location, levels = zones_order))

expected_points_regression_scenario$Location <- factor(expected_points_regression_scenario$Location, levels = zones_order)
expected_points_regression_scenario$meter_x <- zone_meters[match(as.character(expected_points_regression_scenario$Location), zones_order)]

quad_fit_reg_scenario <- lm(Expected_Points ~ poly(meter_x, 2), data = expected_points_regression_scenario)

grid_x <- seq(min(expected_points_by_zone$meter_x, na.rm = TRUE),
              max(expected_points_by_zone$meter_x, na.rm = TRUE),
              length.out = 2000)

y_dense_reg_scenario <- seq(min(expected_points_regression_scenario$meter_x),
                   max(expected_points_regression_scenario$meter_x), length.out = 500)

interpolate_quad_reg_scenario <- function(x) {
  predict(quad_fit_reg_scenario, newdata = data.frame(meter_x = x))
}

grid_reg <- grid %>%
  mutate(
    avg_points_interp = interpolate_quad_reg_scenario(y),
    point_diff = expected_points - avg_points_interp
  )

grid_shifted_reg <- grid_reg %>%
  mutate(
    avg_points_interp = pmin(interpolate_quad_reg_scenario(y + shift), 4.96),
    point_diff = expected_points - avg_points_interp
  )

x_marker <- 19
y_marker <- 40

scenario <- ggplot(grid_shifted_reg, aes(x = x, y = y, fill = point_diff)) +
  geom_tile() +
  scale_fill_gradient2(
    low = "#457B9D",
    mid = "white",
    high = "#E76F51",
    midpoint = 0,
    name = "Kick vs Lineout"
  ) +
  #geom_text(aes(x = x_marker, y = y_marker), label = "X", 
            #size = 5, fontface = "bold", color = "black") +
  coord_fixed() +
  labs(
    title = paste("Expected Points Difference: Kick vs Lineout (Lineout", shift, "m, home, -1 card)"),
    x = "Lateral position (m)",
    y = "Distance from goal line (m)"
  ) +
  theme_minimal()

ggsave("plots/20m_home_-1card.png", scenario, width = 12, height = 10, dpi = 300)
